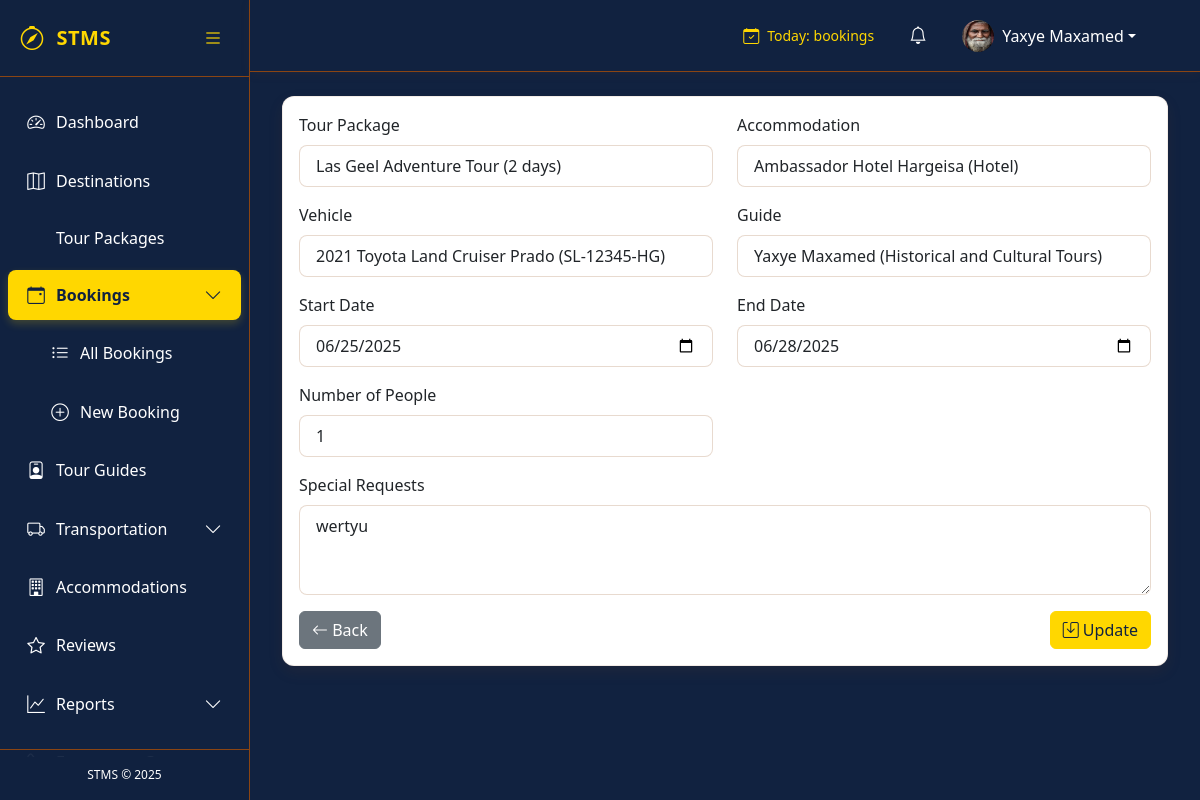
Screenshot of /bookings/3/update/ (signed in) with the database file from the repository.
### accounts/models.py (models this page shows, shortened)
class CustomUser(AbstractUser):
    USER_TYPE_CHOICES = (
        ('TOURIST', 'Tourist'),
        ('GUIDE', 'Tour Guide'),
        ('ADMIN', 'System Admin'),
    )
    STATUS_CHOICES = (
        ('PENDING', 'Waiting to approve'),
        ('APPROVED', 'Accepted'),
        ('REJECTED', 'Rejected'),
    )
    user_type = models.CharField(max_length=10, choices=USER_TYPE_CHOICES, default='TOURIST')
    status = models.CharField(max_length=10, choices=STATUS_CHOICES, default='PENDING')
    phone_number = models.CharField(max_length=20, blank=True, null=True)
    profile_picture = models.ImageField(upload_to='profile_pics/', blank=True, null=True)
    date_of_birth = models.DateField(blank=True, null=True)
    nationality = models.CharField(max_length=100, blank=True, null=True)
    preferred_language = models.CharField(max_length=10, blank=True, null=True)
    last_password_change = models.DateTimeField(null=True, blank=True)
    last_logout = models.DateTimeField(null=True, blank=True)
    objects = CustomUserManager()

### tms/models.py (models this page shows, shortened)
class TimeStampedModel(models.Model):
    created_at = models.DateTimeField(auto_now_add=True)
    updated_at = models.DateTimeField(auto_now=True)
    class Meta:
        abstract = True

class Booking(TimeStampedModel):
    BOOKING_STATUS = (
        ('PENDING', _('Pending')),
        ('CONFIRMED', _('Confirmed')),
        ('CANCELLED', _('Cancelled')),
        ('COMPLETED', _('Completed')),
    )
    customer = models.ForeignKey(User, on_delete=models.CASCADE, verbose_name=_("Customer"), related_name='bookings')
    tour_package = models.ForeignKey(
        TourPackage,
        on_delete=models.SET_NULL,
        null=True,
        blank=True,
        verbose_name=_("Tour Package")
    )
    accommodation = models.ForeignKey(
        Accommodation,
        on_delete=models.SET_NULL,
        null=True,
        blank=True,
        verbose_name=_("Accommodation")
    )
    vehicle = models.ForeignKey(
        Vehicle,
        on_delete=models.SET_NULL,
        null=True,
        blank=True,
        verbose_name=_("Vehicle")
    )
    guide = models.ForeignKey(
        TourGuide,
        on_delete=models.SET_NULL,
        null=True,
        blank=True,
        verbose_name=_("Guide")
    )
    start_date = models.DateField(_("Start Date"))
    end_date = models.DateField(_("End Date"))
    number_of_people = models.PositiveIntegerField(_("Number of People"), default=1)
    special_requests = models.TextField(_("Special Requests"), blank=True)
    status = models.CharField(
        _("Status"),
        max_length=20,
        choices=BOOKING_STATUS,
        default='PENDING'
    )
    total_amount = models.DecimalField(_("Total Amount"), max_digits=10, decimal_places=2, default=0)
    amount_paid = models.DecimalField(
        _("Amount Paid"),
        max_digits=10,
        decimal_places=2,
        default=0
    )
    booking_reference = models.CharField(
        _("Booking Reference"),
        max_length=20,
        unique=True
    )
    qr_code = models.ImageField(_("QR Code"), upload_to='qr_codes/', blank=True, null=True)
    class Meta:
        verbose_name = _("Booking")
        verbose_name_plural = _("Bookings")
        ordering = ['-created_at']

### tms/views.py (the view, shortened to what this page needs)
# urls.py: path('bookings/<int:pk>/update/', views.BookingUpdateView.as_view(), name='booking-update'),
@method_decorator(login_required, name='dispatch')
class BookingUpdateView(UpdateView):
    model = Booking
    form_class = BookingForm
    template_name = 'tms/bookings/form.html'
    def get_form_kwargs(self):
        kwargs = super().get_form_kwargs()
        kwargs['user'] = self.request.user
        return kwargs

### tms/templates/tms/bookings/form.html (shortened to what this page needs)
{% extends "base.html" %}
{% load i18n %}
{% block content %}
<div class="card">
    <div class="card-body">
        <form method="post">
            <div class="row mb-3">
                <div class="col-md-6">
                    <label class="form-label">{% trans "Tour Package" %}</label>
                    {{ form.tour_package }}
                </div>
                <div class="col-md-6">
                    <label class="form-label">{% trans "Accommodation" %}</label>
                    {{ form.accommodation }}
                </div>
            </div>
            <div class="row mb-3">
                <div class="col-md-6">
                    <label class="form-label">{% trans "Vehicle" %}</label>
                    {{ form.vehicle }}
                </div>
                <div class="col-md-6">
                    <label class="form-label">{% trans "Guide" %}</label>
                    {{ form.guide }}
                </div>
            </div>
            <div class="row mb-3">
                <div class="col-md-6">
                    <label class="form-label">{% trans "Start Date" %}</label>
                    {{ form.start_date }}
                </div>
                <div class="col-md-6">
                    <label class="form-label">{% trans "End Date" %}</label>
                    {{ form.end_date }}
                </div>
            </div>
            <div class="row mb-3">
                <div class="col-md-6">
                    <label class="form-label">{% trans "Number of People" %}</label>
                    {{ form.number_of_people }}
                </div>
            </div>
            <div class="mb-3">
                <label class="form-label">{% trans "Special Requests" %}</label>
                {{ form.special_requests }}
            </div>
            <div class="d-flex justify-content-between">
                <a href="{% url 'tms:booking-list' %}" class="btn btn-secondary">
                    <i class="bi bi-arrow-left"></i> {% trans "Back" %}
                </a>
                <button type="submit" class="btn btn-primary">
                    <i class="bi bi-save"></i> {% if form.instance.pk %}{% trans "Update" %}{% else %}{% trans "Create" %}{% endif %}
                </button>
            </div>
        </form>
    </div>
</div>
{% endblock %}

### tms/templates/base.html (shortened to what this page needs)
<!DOCTYPE html>
<html lang="en">
<head>
    <link rel="stylesheet" href="https://cdnjs.cloudflare.com/ajax/libs/font-awesome/6.0.0/css/all.min.css">
    <link rel="stylesheet" href="https://cdn.jsdelivr.net/npm/bootstrap-icons@1.8.0/font/bootstrap-icons.css">
    <link href="https://cdn.jsdelivr.net/npm/bootstrap@5.3.0/dist/css/bootstrap.min.css" rel="stylesheet">
    <link rel="stylesheet" href="https://cdnjs.cloudflare.com/ajax/libs/font-awesome/6.0.0/css/all.min.css">
    <link rel="stylesheet" href="https://cdn.jsdelivr.net/npm/bootstrap-icons@1.10.0/font/bootstrap-icons.css">
</head>
<body>
    <div class="d-flex">
        <div class="sidebar" id="sidebar">
            <div class="sidebar-header">
                <a href="{% url 'tms:dashboard' %}" class="sidebar-brand">
                    <i class="bi bi-compass sidebar-brand-icon"></i>
                    <span id="sidebar-title">STMS</span>
                </a>
                <button class="toggle-btn" id="toggle-sidebar">
                    <i class="bi bi-list"></i>
                </button>
            </div>
            <div class="px-2 py-3" style="height: calc(100% - 120px); overflow-y: auto;">
                <ul class="nav flex-column">
                    <li class="nav-item">
                        <a class="nav-link {% if request.resolver_match.url_name == 'dashboard' %}active{% endif %}"
                            href="{% url 'tms:dashboard' %}">
                            <i class="bi bi-speedometer2"></i>
                            <span class="nav-link-text ms-2">Dashboard</span>
                        </a>
                    </li>
                    <li class="nav-item">
                        <a class="nav-link {% if 'destination' in request.resolver_match.url_name %}active{% endif %}"
                            href="{% url 'tms:destination-list' %}">
                            <i class="bi bi-map"></i>
                            <span class="nav-link-text ms-2">Destinations</span>
                        </a>
                    </li>
                    <li class="nav-item">
                        <a class="nav-link {% if 'package' in request.resolver_match.url_name %}active{% endif %}"
                            href="{% url 'tms:package-list' %}">
                            <span class="nav-link-text ms-2">Tour Packages</span>
                        </a>
                    </li>
                    <li class="nav-item">
                        <a class="nav-link {% if 'booking' in request.resolver_match.url_name %}active{% endif %}"
                            data-bs-toggle="collapse" href="#bookingsCollapse">
                            <i class="bi bi-calendar-event"></i>
                            <span class="nav-link-text ms-2">Bookings</span>
                            <i class="bi bi-chevron-down collapse-icon ms-auto"></i>
                        </a>
                        <div class="collapse {% if 'booking' in request.resolver_match.url_name %}show{% endif %}"
                            id="bookingsCollapse">
                            <ul class="nav flex-column ps-4">
                                <li class="nav-item">
                                    <a class="nav-link {% if 'booking_list' in request.resolver_match.url_name %}active{% endif %}"
                                        href="{% url 'tms:booking-list' %}">
                                        <i class="bi bi-list-ul"></i>
                                        <span class="nav-link-text ms-2">All Bookings</span>
                                    </a>
                                </li>
                                <li class="nav-item">
                                    <a class="nav-link {% if 'booking_create' in request.resolver_match.url_name %}active{% endif %}"
                                        href="{% url 'tms:booking-create' %}">
                                        <i class="bi bi-plus-circle"></i>
                                        <span class="nav-link-text ms-2">New Booking</span>
                                    </a>
                                </li>
                            </ul>
                        </div>
                    </li>
                    <li class="nav-item">
                        <a class="nav-link {% if 'guide' in request.resolver_match.url_name %}active{% endif %}"
                            href="{% url 'tms:guide-list' %}">
                            <i class="bi bi-person-badge"></i>
                            <span class="nav-link-text ms-2">Tour Guides</span>
                        </a>
                    </li>
                    <li class="nav-item">
                        <a class="nav-link {% if 'vehicle' in request.resolver_match.url_name %}active{% endif %}"
                            data-bs-toggle="collapse" href="#transportCollapse">
                            <i class="bi bi-truck"></i>
                            <span class="nav-link-text ms-2">Transportation</span>
                            <i class="bi bi-chevron-down collapse-icon ms-auto"></i>
                        </a>
                    </li>
                    <li class="nav-item">
                        <a class="nav-link {% if 'accommodation' in request.resolver_match.url_name %}active{% endif %}"
                            href="{% url 'tms:accommodation-list' %}">
                            <i class="bi bi-building"></i>
                            <span class="nav-link-text ms-2">Accommodations</span>
                        </a>
                    </li>
                    <li class="nav-item">
                        <a class="nav-link {% if 'review' in request.resolver_match.url_name %}active{% endif %}"
                            href="{% url 'tms:review-list' %}">
                            <i class="bi bi-star"></i>
                            <span class="nav-link-text ms-2">Reviews</span>
                        </a>
                    </li>
                    <li class="nav-item">
                        <a class="nav-link {% if 'report' in request.resolver_match.url_name %}active{% endif %}"
                            data-bs-toggle="collapse" href="#reportsCollapse">
                            <i class="bi bi-graph-up"></i>
                            <span class="nav-link-text ms-2">Reports</span>
                            <i class="bi bi-chevron-down collapse-icon ms-auto"></i>
                        </a>
                                </li>
                            </ul>
                        </div>
                    <li class="nav-item">
                        <a class="nav-link {% if 'emergency' in request.resolver_match.url_name %}active{% endif %}"
                            href="{% url 'tms:emergency-list' %}">
                            <span class="nav-link-text ms-2">Emergency Contacts</span>
                        </a>
                    </li>
            </div>
            <div class="sidebar-footer">
                STMS &copy; {% now "Y" %}
            </div>
        </div>
        <div class="main-content flex-grow-1" id="main-content">
            <nav class="navbar navbar-expand-lg navbar-light border-bottom">
                <div class="container-fluid">
                    <div class="collapse navbar-collapse" id="navbarSupportedContent">
                        <ul class="navbar-nav ms-auto align-items-center">
                            <li class="nav-item me-4">
                                <div class="d-flex align-items-center" style="color: var(--accent-color);">
                                    <i class="bi bi-calendar-check me-2"></i>
                                    <small>Today: <strong>{{ today_bookings }}</strong> bookings</small>
                                </div>
                            </li>
                            <li class="nav-item dropdown me-3">
                                <a class="nav-link position-relative" href="#" id="notificationsDropdown" role="button"
                                    data-bs-toggle="dropdown">
                                    <i class="bi bi-bell"></i>
                                </a>
                            </li>
                            <li class="nav-item dropdown">
                                <a class="nav-link dropdown-toggle d-flex align-items-center" href="#" id="userDropdown"
                                    role="button" data-bs-toggle="dropdown">
                                    {% if request.user.profile_picture %}
                                    <img src="{{ request.user.profile_picture.url }}" class="rounded-circle me-2"
                                        width="32" height="32" alt="Profile">
                                    {% else %}
                                    <div class="avatar-placeholder rounded-circle bg-accent text-dark d-flex align-items-center justify-content-center me-2"
                                        style="width: 32px; height: 32px;">
                                        {{ request.user.first_name|first|upper }}{{ request.user.last_name|first|upper }}
                                    </div>
                                    {% endif %}
                                    <span class="d-none d-md-inline">{{ request.user.get_full_name }}</span>
                                </a>
                                    </li>
                                </ul>
                    </div>
                </div>
            </nav>
            <div class="container-fluid py-4">
                {% block content %}{% endblock %}
            </div>
        </div>
</body>
</html>

### rows the page displays
CustomUser: user.profile_picture (picture), user.get_full_name "Yaxye Maxamed"
Booking: tour_package "Las Geel Adventure Tour (2 days)", accommodation "Ambassador Hotel Hargeisa (Hotel)", vehicle "2021 Toyota Land Cruiser Prado (SL-12345-HG)", guide "Yaxye Maxamed (Historical and Cultural Tours)", start_date "06/25/2025", end_date "06/28/2025", number_of_people "1", special_requests "wertyu"
